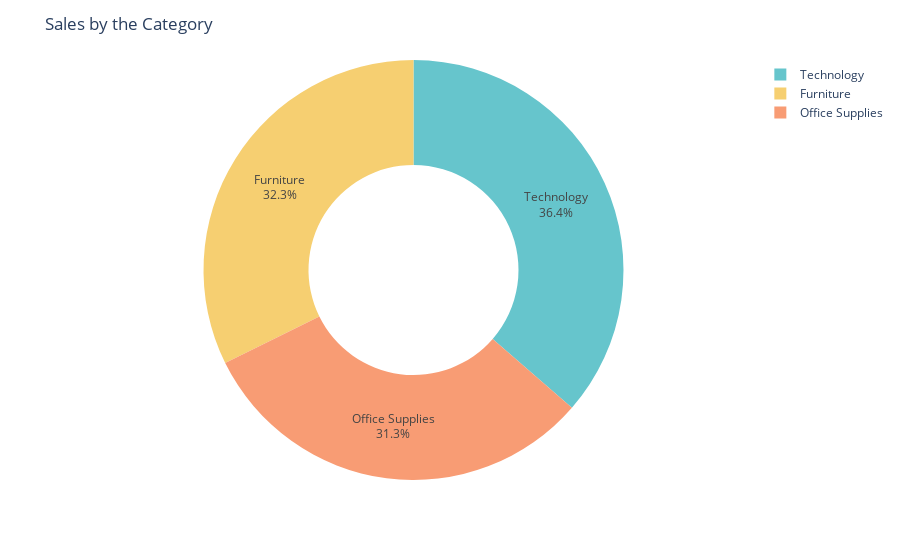

Source (notebook cell):
### Code cell
fig = px.pie(salesbycategory,
            values = 'Sales',
            names= 'Category',
            hole=0.5,
            color_discrete_sequence=px.colors.qualitative.Pastel)
fig.update_traces(textposition = 'inside',textinfo = 'percent+label')
fig.update_layout(title_text='Sales by the Category')
fig.show()

### Figure 1 — Plotly figure (JSON) as saved in the notebook; plotly's stock layout.template omitted (floating-point values rounded to 4 significant figures)
{"data": [{"domain": {"x": [0, 1], "y": [0, 1]}, "hole": 0.5, "hovertemplate": "Category=%{label}<br>Sales=%{value}<extra></extra>", "labels": ["Technology", "Furniture", "Office Supplies"], "legendgroup": "", "name": "", "showlegend": true, "textinfo": "percent+label", "textposition": "inside", "type": "pie", "values": [836200.0, 742000.0, 719000.0]}], "layout": {"legend": {"tracegroupgap": 0}, "margin": {"t": 60}, "piecolorway": ["rgb(102, 197, 204)", "rgb(246, 207, 113)", "rgb(248, 156, 116)", "rgb(220, 176, 242)", "rgb(135, 197, 95)", "rgb(158, 185, 243)", "rgb(254, 136, 177)", "rgb(201, 219, 116)", "rgb(139, 224, 164)", "rgb(180, 151, 231)", "rgb(179, 179, 179)"], "title": {"text": "Sales by the Category"}}}
